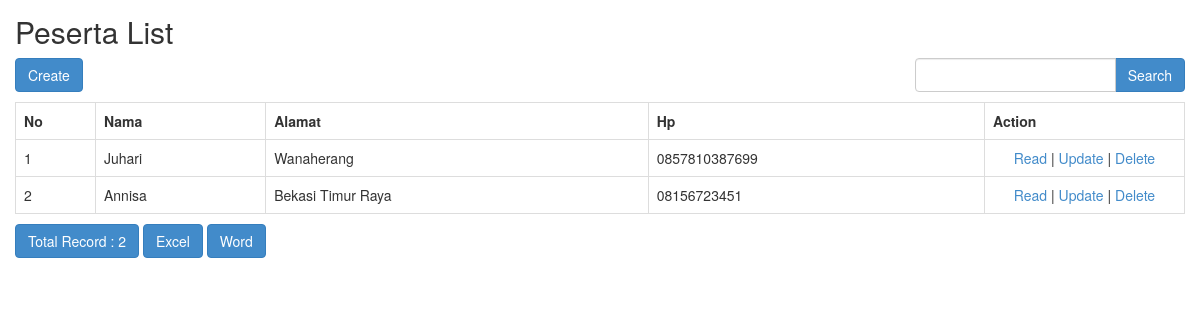
The page / on the database its author committed.
### tables this page shows
CREATE TABLE IF NOT EXISTS `peserta` (
  `idPeserta` int(11) NOT NULL,
  `nama` varchar(50) default NULL,
  `alamat` varchar(100) default NULL,
  `hp` varchar(15) default NULL,
  PRIMARY KEY  (`idPeserta`)
);

### application/controllers/Peserta.php (called while the page is built, shortened)
<?php
class Peserta extends CI_Controller
{
    function __construct()
    {
        $this->load->model('Peserta_model');
        $this->load->library('form_validation');
    }
    public function index()
    {
        $q = urldecode($this->input->get('q', TRUE));
        $start = intval($this->input->get('start'));
        if ($q <> '') {
            $config['base_url'] = base_url() . 'peserta/index.html?q=' . urlencode($q);
            $config['first_url'] = base_url() . 'peserta/index.html?q=' . urlencode($q);
        } else {
            $config['base_url'] = base_url() . 'peserta/index.html';
            $config['first_url'] = base_url() . 'peserta/index.html';
        }
        $config['per_page'] = 10;
        $config['page_query_string'] = TRUE;
        $config['total_rows'] = $this->Peserta_model->total_rows($q);
        $peserta = $this->Peserta_model->get_limit_data($config['per_page'], $start, $q);
        $this->load->library('pagination');
        $this->pagination->initialize($config);
        $data = array(
            'peserta_data' => $peserta,
            'q' => $q,
            'pagination' => $this->pagination->create_links(),
            'total_rows' => $config['total_rows'],
            'start' => $start,
        );
        $this->load->view('peserta/peserta_list', $data);
    }
}

### index.php (called while the page is built, shortened)
<?php
require_once BASEPATH.'core/CodeIgniter.php';

### application/config/config.php (called while the page is built, shortened)
<?php
$config['base_url'] = 'http://localhost/myCI_1317099/';
$config['index_page'] = '';
$config['uri_protocol']    = 'REQUEST_URI';
$config['url_suffix'] = '';
$config['language']    = 'english';
$config['charset'] = 'UTF-8';
$config['enable_hooks'] = FALSE;
$config['subclass_prefix'] = 'MY_';
$config['composer_autoload'] = FALSE;
$config['permitted_uri_chars'] = 'a-z 0-9~%.:_\-';
$config['enable_query_strings'] = FALSE;
$config['controller_trigger'] = 'c';
$config['function_trigger'] = 'm';
$config['directory_trigger'] = 'd';
$config['allow_get_array'] = TRUE;
$config['log_threshold'] = 0;
$config['log_path'] = '';
$config['log_file_extension'] = '';
$config['log_file_permissions'] = 0644;
$config['log_date_format'] = 'Y-m-d H:i:s';
$config['error_views_path'] = '';
$config['cache_path'] = '';
$config['cache_query_string'] = FALSE;
$config['encryption_key'] = 'fajarislami';
$config['sess_driver'] = 'files';
$config['sess_cookie_name'] = 'ci_session';
$config['sess_expiration'] = 7200;
$config['sess_save_path'] = NULL;
$config['sess_match_ip'] = FALSE;
$config['sess_time_to_update'] = 300;
$config['sess_regenerate_destroy'] = FALSE;
$config['cookie_prefix']    = '';
$config['cookie_domain']    = '';
$config['cookie_path']        = '/';
$config['cookie_secure']    = FALSE;
$config['cookie_httponly']     = FALSE;
$config['standardize_newlines'] = FALSE;
$config['global_xss_filtering'] = FALSE;
$config['csrf_protection'] = FALSE;
$config['csrf_token_name'] = 'csrf_test_name';
$config['csrf_cookie_name'] = 'csrf_cookie_name';
$config['csrf_expire'] = 7200;
$config['csrf_regenerate'] = TRUE;
$config['csrf_exclude_uris'] = array();
$config['compress_output'] = FALSE;
$config['time_reference'] = 'local';
$config['rewrite_short_tags'] = FALSE;
$config['proxy_ips'] = '';

### application/models/Peserta_model.php (called while the page is built, shortened)
<?php
class Peserta_model extends CI_Model
{
    public $table = 'peserta';
    public $id = 'idPeserta';
    public $order = 'DESC';
    function total_rows($q = NULL) {
        $this->db->like('idPeserta', $q);
	$this->db->or_like('nama', $q);
	$this->db->or_like('alamat', $q);
	$this->db->or_like('hp', $q);
	$this->db->from($this->table);
        return $this->db->count_all_results();
    }
    function get_limit_data($limit, $start = 0, $q = NULL) {
        $this->db->order_by($this->id, $this->order);
        $this->db->like('idPeserta', $q);
	$this->db->or_like('nama', $q);
	$this->db->or_like('alamat', $q);
	$this->db->or_like('hp', $q);
	$this->db->limit($limit, $start);
        return $this->db->get($this->table)->result();
    }
}

### application/views/peserta/peserta_list.php (the view, shortened to what this page needs)
<!doctype html>
<html>
    <head>
        <link rel="stylesheet" href="<?php echo base_url('assets/bootstrap/css/bootstrap.min.css') ?>"/>
    </head>
    <body>
        <h2 style="margin-top:0px">Peserta List</h2>
        <div class="row" style="margin-bottom: 10px">
            <div class="col-md-4">
                <?php echo anchor(site_url('peserta/create'),'Create', 'class="btn btn-primary"'); ?>
            </div>
            <div class="col-md-4 text-center">
            </div>
            <div class="col-md-1 text-right">
            </div>
            <div class="col-md-3 text-right">
                <form action="<?php echo site_url('peserta/index'); ?>" class="form-inline" method="get">
                    <div class="input-group">
                        <input type="text" class="form-control" name="q" value="<?php echo $q; ?>">
                        <span class="input-group-btn">
                          <button class="btn btn-primary" type="submit">Search</button>
                        </span>
                    </div>
                </form>
            </div>
        </div>
        <table class="table table-bordered" style="margin-bottom: 10px">
            <tr>
                <th>No</th>
		<th>Nama</th>
		<th>Alamat</th>
		<th>Hp</th>
		<th>Action</th>
            </tr><?php
            foreach ($peserta_data as $peserta)
            {
                ?>
                <tr>
			<td width="80px"><?php echo ++$start ?></td>
			<td><?php echo $peserta->nama ?></td>
			<td><?php echo $peserta->alamat ?></td>
			<td><?php echo $peserta->hp ?></td>
			<td style="text-align:center" width="200px">
				<?php
				echo anchor(site_url('peserta/read/'.$peserta->idPeserta),'Read');
				echo ' | ';
				echo anchor(site_url('peserta/update/'.$peserta->idPeserta),'Update');
				echo ' | ';
				echo anchor(site_url('peserta/delete/'.$peserta->idPeserta),'Delete','onclick="javasciprt: return confirm(\'Are You Sure ?\')"');
				?>
			</td>
		</tr>
                <?php
            }
            ?>
        </table>
        <div class="row">
            <div class="col-md-6">
                <a href="#" class="btn btn-primary">Total Record : <?php echo $total_rows ?></a>
		<?php echo anchor(site_url('peserta/excel'), 'Excel', 'class="btn btn-primary"'); ?>
		<?php echo anchor(site_url('peserta/word'), 'Word', 'class="btn btn-primary"'); ?>
	    </div>
            <div class="col-md-6 text-right">
            </div>
        </div>
    </body>
</html>

### application/views/peserta/peserta_list.php (style rules this page uses)
body { padding: 15px; }

### rows shown on the page
peserta: nama "Juhari", alamat "Wanaherang", hp "0857810387699", idPeserta "Read", idPeserta "Update", idPeserta "Delete"
peserta: nama "Annisa", alamat "Bekasi Timur Raya", hp "08156723451", idPeserta "Read", idPeserta "Update", idPeserta "Delete"

### other values the page prints
anchor(site_url('peserta/create'),'Create', 'class="btn btn-primary"') "Create"
$total_rows "2"
anchor(site_url('peserta/excel'), 'Excel', 'class="btn btn-primary"') "Excel"
anchor(site_url('peserta/word'), 'Word', 'class="btn btn-primary"') "Word"
